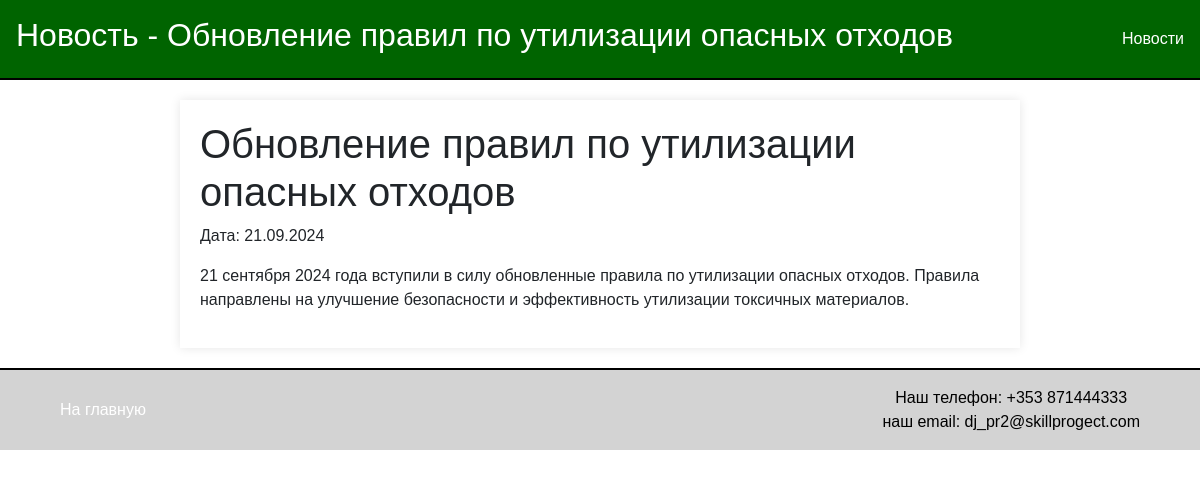
Screenshot of /news/48/ with the database file from the repository.
### news/models.py (models this page shows)
class Article(models.Model):
    title = models.CharField(max_length=200)
    content = models.TextField()
    publication_date = models.DateField()
    author = models.CharField(max_length=100)
    type = models.BooleanField()  # Новое поле с типом Boolean которое показывает что это статья type=False

### news/views.py (the view)
# urls.py: path('news/<int:id>/', views.article_detail, name='article_detail'),
def article_detail(request, id):
    article = get_object_or_404(Article, id=id)
    return render(request, 'news/article_detail.html', {'article': article})

### news/templatetags/censor_filters.py (called while the page is built)
@register.filter
def censor(value):
    if not isinstance(value, str):
        raise ValueError('Filter can only be applied to strings')
    def replace_word(match):
        word = match.group()
        if word.lower() in PROHIBITED_WORDS:
            return word[0] + '*' * (len(word) - 1)
        return word
    pattern = r'\b(?:' + '|'.join(re.escape(word) for word in PROHIBITED_WORDS) + r')\b'
    censored_text = re.sub(pattern, replace_word, value, flags=re.IGNORECASE)
    return censored_text

### news/templates/news/article_detail.html (shortened to what this page needs)
{% extends 'news/default.html' %}
{% load censor_filters %}
{% block header %}Новость - {{ article.title|censor }}{% endblock %}
{% block content %}
    <h1>{{ article.title|censor }}</h1>
    <p>Дата: {{ article.publication_date|date:"d.m.Y" }}</p>
    <p>{{ article.content|censor }}</p>
{% endblock %}

### news/templates/news/default.html (style rules this page uses)
body { font-family: Arial, sans-serif; margin: 0; padding: 0; box-sizing: border-box; }

### rows the page displays
Article: title|censor "Обновление правил по утилизации опасных отходов", publication_date "21.09.2024", content|censor "21 сентября 2024 года вступили в силу обновленные правила по утилизации опасных отходов. Правила направлены на улучшение безопасности и эффективность утилизации токсичных материалов."
